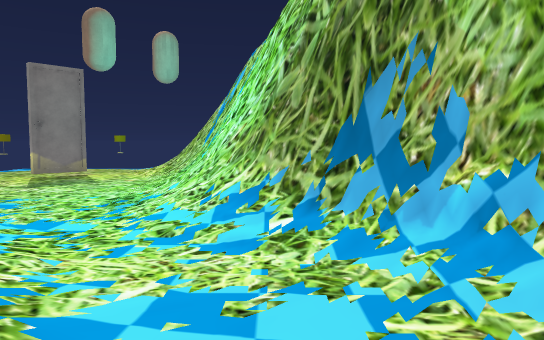
View 1 (above)

16 first-person views from a walk through a scene from a Unity 3-D project. The camera is 1.4 m above the floor, tilts 4° down and sees 70° across. The floor is counted in squares, 1 m on a side. Each view is taken from the middle of a square. On the plan, view 1 faces up. The plan holds only what a view shows up to about 16 squares ahead; the rest is blank. The place goes on beyond the plan. The player character is not drawn. Some animated figures are left out.

View 2
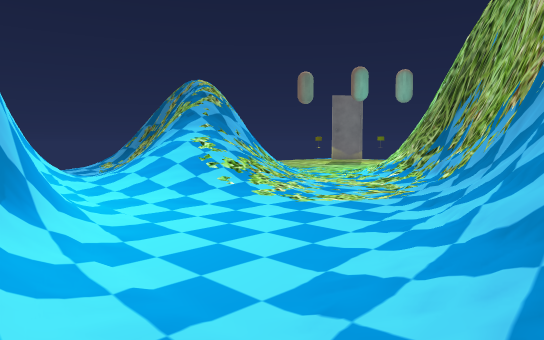

View 3
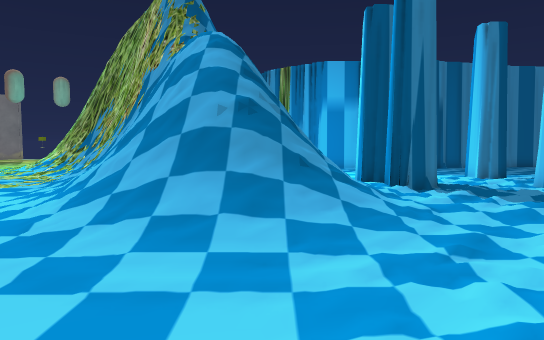

View 4
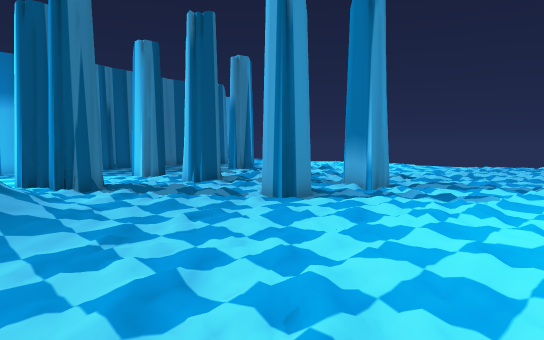

View 5
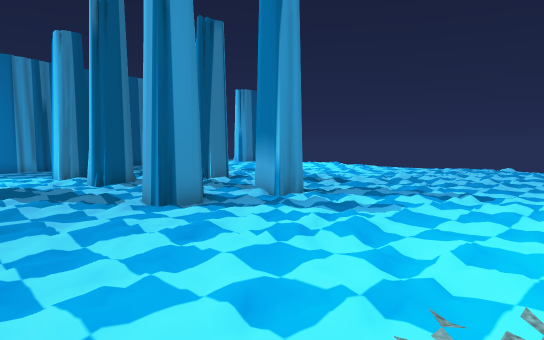

View 6
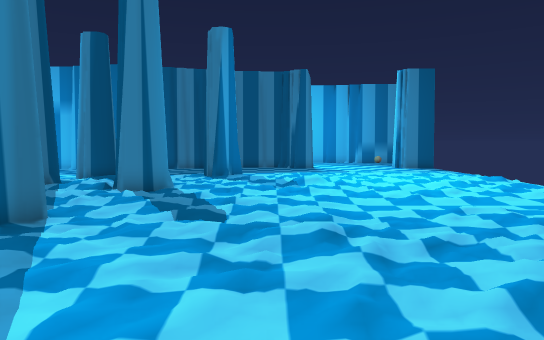

View 7
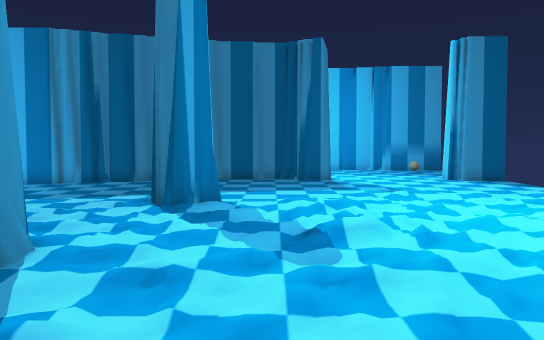

View 8
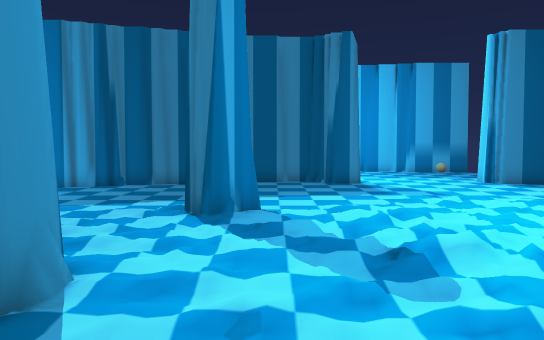

View 9
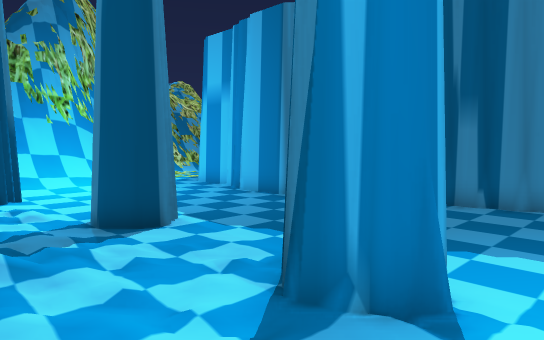

View 10
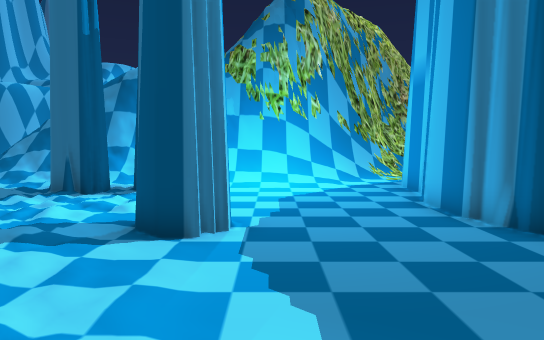

View 11
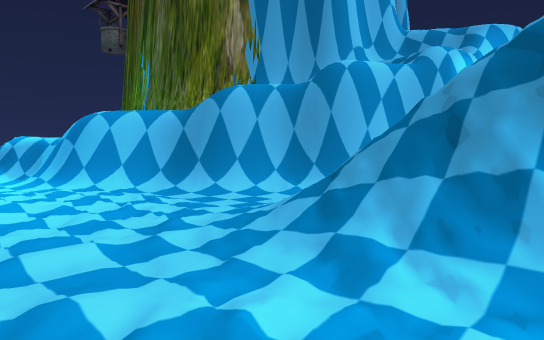

View 12
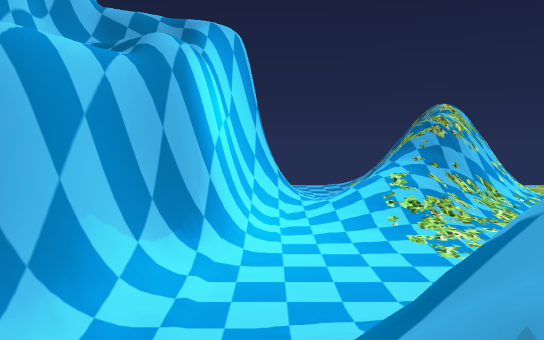

View 13
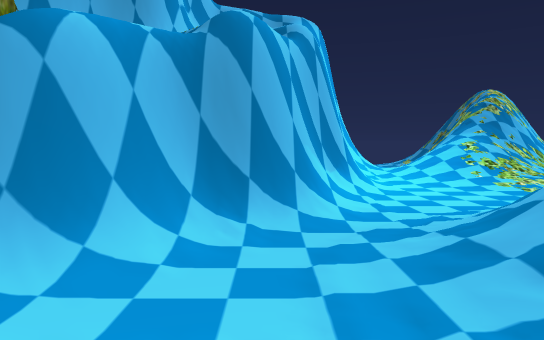

View 14
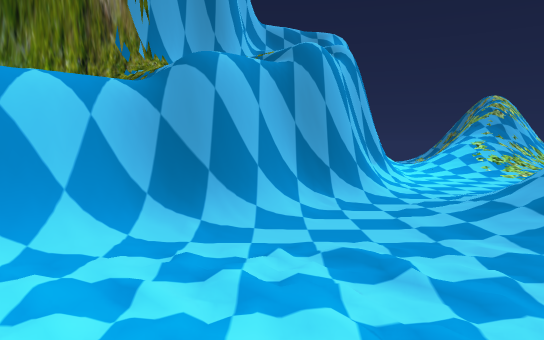

View 15
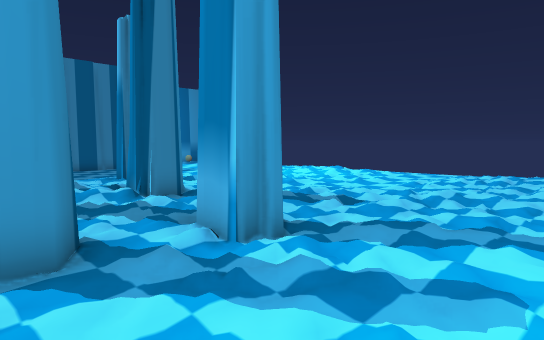

View 16
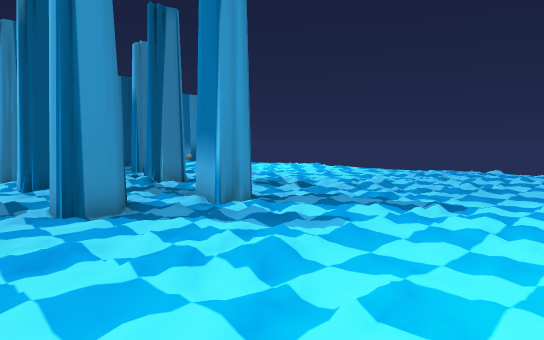

### Floor plan
Key: @ floor where view 1 was taken; # wall or solid block; . main floor; : floor 0.25 m higher than the main floor; + floor 3 m higher than the main floor; * floor 4.5 m higher than the main floor; % floor 4.75 m higher than the main floor; & floor 5.75 m higher than the main floor; / step, stairs or slope; = window, fence, low wall or low ledge; v drop or lower ground; O other object.
Columns run from 6 left of view 1 to 36 right of it. Each row starts with its distance up from view 1.
 12 .../##                       ##### .....#
 11 .../=#         /..       #####...##.....###
 10 .../=##        =...#######................
  9 ..../=##       #/.........................
  8 ....//###      #//........................
  7 //...//=##     #=/.......................
  6 ///...//=#     ##/......................
  5 #//.....=##    ##/......##.../#.........
  4 #=//..../=##   ##/......##.../#..........
  3 #=///..../##       ##...../......//..../.
  2 //////...//#       ##...:.//....///...../
  1 //////...//##   ##/.##..##:./...///..../.
  0 //////@.../=#   ##/.##..##//##:..........
 -1 //////...../######/.......//##./../......
 -2 :////....../=##+#=/........:/./.........
 -3 /:.........//===#=/.....................
 -4 #///........///////.....# .../..........
 -5 #######=...../////......##.#..//.........
 -6 # vvv###=/....///..............://.......
 -7 =/&  //v###/............../.:............
 -8 ==   //%*v##/.................:./......
 -9 =#/      * ##/........./........../....
-10  #=&     ///##O../..:......../.........
-11  ######     /##/...................
-12       ##     /##/.............  .
-13        ##     /##/.../

Where each view was taken, in squares from view 1:
view 1: 0 up, 0 right, facing up
view 2: 7 down, 7 right, facing up-left
view 3: 11 down, 10 right, facing up
view 4: 12 down, 10 right, facing up-right
view 5: 13 down, 13 right, facing up-right
view 6: 12 down, 26 right, facing up
view 7: 5 down, 26 right, facing up
view 8: 4 down, 25 right, facing up
view 9: 1 up, 26 right, facing up-left
view 10: 6 up, 25 right, facing left
view 11: 0 up, 16 right, facing down-left
view 12: 4 down, 10 right, facing left
view 13: 8 down, 13 right, facing left
view 14: 10 down, 16 right, facing left
view 15: 10 down, 17 right, facing up-right
view 16: 13 down, 15 right, facing up-right
